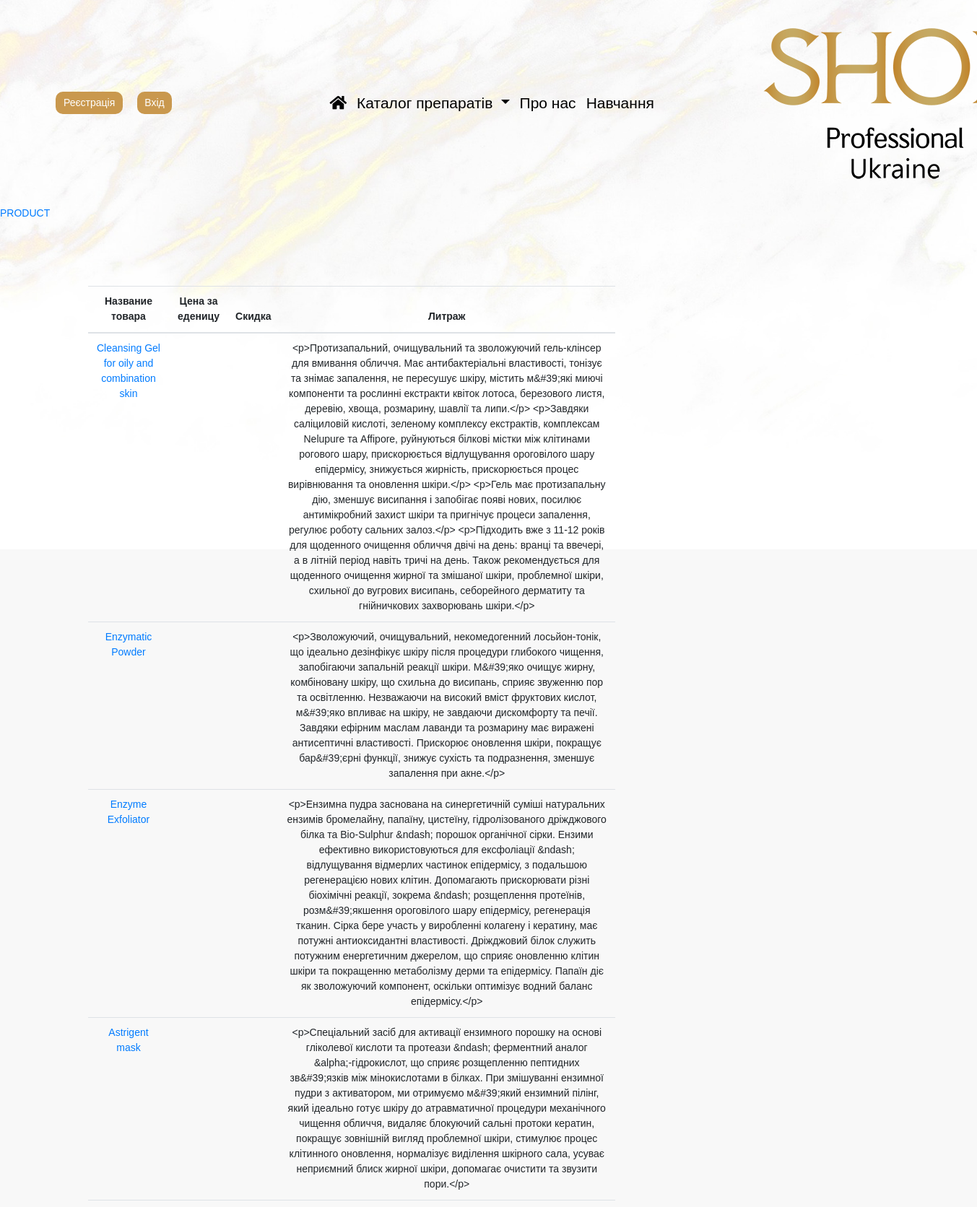
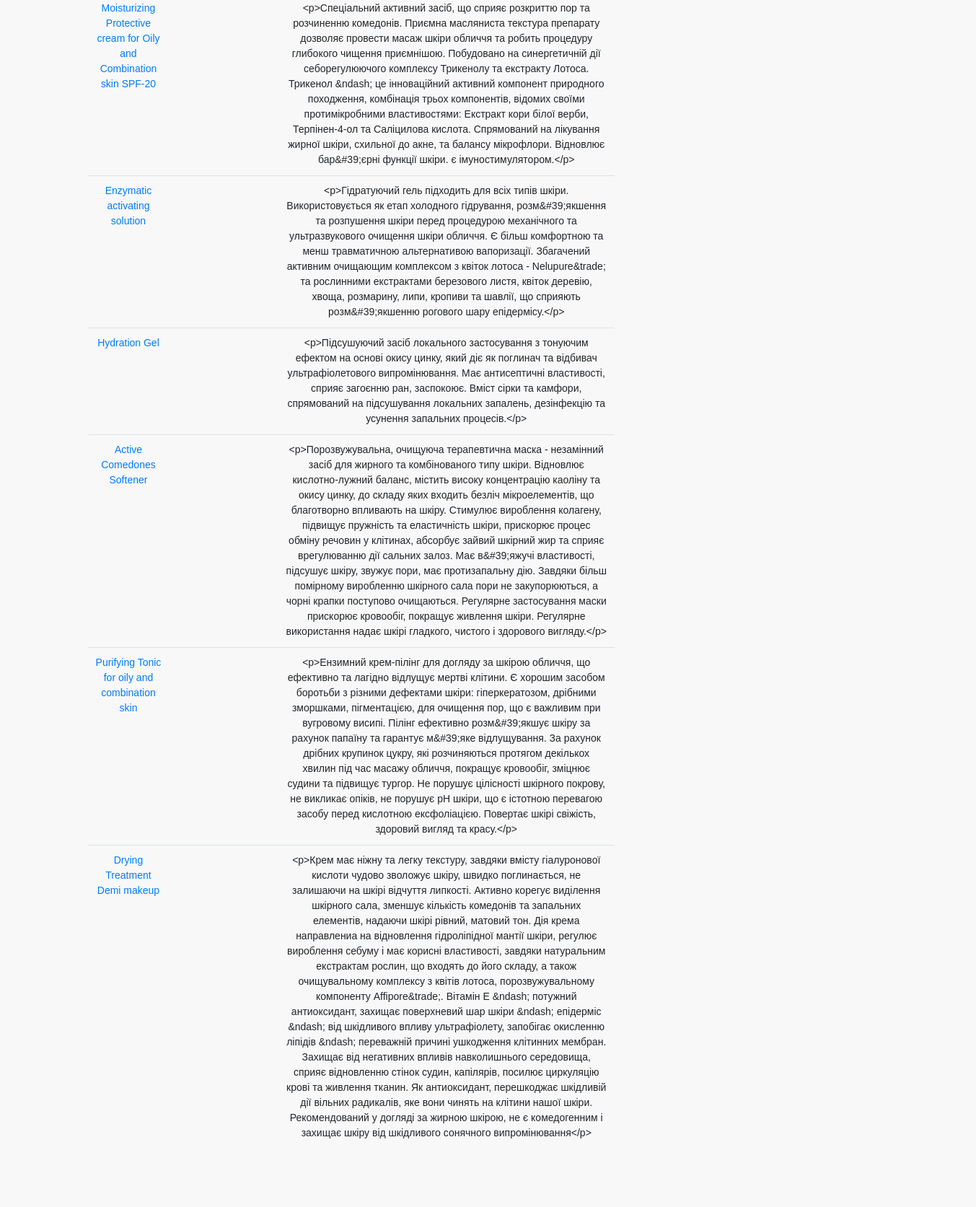
Page /another/crm/product/ (upper part) on the committed database (2 pictures, top to bottom).
### landing/models.py (models this page shows, shortened)
class LogoImage(models.Model):
    image = models.ImageField(upload_to='logo_images/')
    is_active = models.BooleanField(default=True)
    is_main = models.BooleanField(default=False)
    created = models.DateTimeField(auto_now_add=True, auto_now=False)
    updated = models.DateTimeField(auto_now_add=False, auto_now=True)
    class Meta:
        verbose_name = 'LogoPhoto'
        verbose_name_plural = 'LogoPhotos'

### products/models.py (models this page shows, shortened)
class Product(models.Model):
    producer = models.CharField(max_length=64, blank=True, null=True, default='Shor')
    category = models.ForeignKey(ProductCategory, blank=True, null=True, default=None, on_delete=models.CASCADE)
    name = models.CharField(max_length=128, blank=True, null=True, default=None)
    name_pl = models.CharField(max_length=128, blank=True, null=True, default=None)
    slug = models.SlugField(max_length=128, unique=True)
    name_description = models.CharField(max_length=64, blank=True, null=True, default=None)
    description = models.TextField(blank=True, null=True, default=None)
    name_description_1 = models.CharField(max_length=64, blank=True, null=True, default=None)
    description_1 = RichTextField(blank=True, null=True, default=None)
    name_description_2 = models.CharField(max_length=64, blank=True, null=True, default=None)
    description_2 = models.TextField(blank=True, null=True, default=None)
    name_description_3 = models.CharField(max_length=64, blank=True, null=True, default=None)
    description_3 = models.TextField(blank=True, null=True, default=None)
    name_description_4 = models.CharField(max_length=64, blank=True, null=True, default=None)
    description_4 = models.TextField(blank=True, null=True, default=None)
    name_description_5 = models.CharField(max_length=64, blank=True, null=True, default=None)
    description_5 = models.TextField(blank=True, null=True, default=None)
    short_description = models.TextField(blank=True, null=True, default=None)
    is_active = models.BooleanField(default=True)
    created = models.DateTimeField(auto_now_add=True, auto_now=False)
    updated = models.DateTimeField(auto_now_add=False, auto_now=True)
    class Meta:
        verbose_name = 'Product'
        verbose_name_plural = 'Products'

### another/views.py (the view, shortened to what this page needs)
# urls.py: re_path(r'^another/crm/product/$', views.crm_product_item, name='crm_product_item'),
def crm_product_item(request, slug=None):
    products_all = Product.objects.filter(is_active=True)
    return render(request, 'another/crm_product.html', locals())

### shor/current_user.py (called while the page is built)
    def __call__(self, request):
        _user.value = request.user
        return self.get_response(request)

### templates/another/crm_product.html (shortened to what this page needs)
{% extends 'base.html' %}
{% load static %}
{% block content %}
<a href="product/"><div>PRODUCT</div></a>
<div class="section">
    <div class="container">
        <div class="row">
            <div class="col-lg-8 col-lg-offset-2 about-box">
                <table class="table text-center">
                            <thead>
                                <tr>
                                    <th>Название товара</th>
                                    <th>Цена за еденицу</th>
                                    <th>Скидка</th>
                                    <th>Литраж</th>
                                </tr>
                            </thead>
                            <tbody>
                                {% for product in products_all %}
                                    {% include 'another/crm_product_list.html' %}
                                {% endfor %}
                            </tbody>
                        </table>
            </div>
        </div>
    </div>
</div>
{% endblock %}

### templates/navbar_shor.html (shortened to what this page needs)
<div class="row g-0">
    <div class="col-lg-3 nav-login-column">
        <section class="nav-login-section col">
            {% if username %}
            <a href="/profile/"><div class="btn shor-btn shor-color">Профіль</div></a>
            <a href="/logout/"><div class="btn shor-btn shor-color">Вихід ({{ username }})</div></a>
                {% if cosmetolog %}
                <div class="basket-container">
                    <a class="nav-link buy-cart" href="/checkout/">Корзина
                        <i class="fas fa-shopping-cart buy-cart"></i>
                        <span id="basket_total_amount"></span><span id="basket_total_nmb">
                            {% if products_total_nmb %}
                                ({{ products_total_nmb }})
                            {% else %}
                                (0)
                            {% endif %}
                        </span>
                    </a>
                </div>
                {% endif %}
            {% else %}
            <a href="/registration/"><div class="btn shor-btn shor-color">Реєстрація</div></a>
            <a href="/login/"><div class="btn shor-btn shor-color">Вхід</div></a>
            {% endif %}
        </section>
    </div>
    <div class="col-lg-9">
        <nav class="navbar navbar-expand-lg navbar-light navbar-second-block">
            <div class="row">
                <div class="col-lg-8 nav-block-shor-link">
                    <div class="collapse navbar-collapse" id="navbarSupportedContent">
                        <ul class="navbar-nav mr-auto navbar-nav-shor">
                            <li class="nav-item active">
                                <a class="nav-link" href="/" title="Головна сторінка"><i class="fas fa-home"></i></a>
                            </li>
                            {% include 'navbar_dropdown_product_lines.html' %}
                            <li class="nav-item">
                                <a class="nav-link" href="/about/">Про нас</a>
                            </li>
                            <li class="nav-item">
                                <a class="nav-link" href="/training/">Навчання</a>
                            </li>
                        </ul>
                    </div>
                </div>
                <div class="col-lg-4 nav-brand-block">
                    <a class="navbar-brand navbar-brand-shor" href="/">
                        <img src="{{ logo_images.image.url }}" alt="shor, израильская косметика, омоложение">
                    </a>
                </div>
            </div>
        </nav>
    </div>
</div>

### templates/another/crm_product_list.html (shortened to what this page needs)
<tr>
    <td>
        <a class="" href="{% url 'crm_product_item' product.slug %}">
            <span class="product-price">
                {{product.name}}
            </span>
        </a>
    </td>
    <td>
    </td>
    <td>
    </td>
    <td>
        <span class="total-product-in-basket-amount">
            {{ product.description_1 }}
        </span>
    </td>
</tr>

### static/static_dev/css/style.css (style rules this page uses)
html, body { height: 100%; max-height: 100%; font-family: Verdana, Geneva, sans-serif; background-color: #f8f8f8; font-size: 14px; }
.shor-color { background-color: #C9984E; border-style: solid; border-width: 0 0 0 0; border-color:#C9984E; }
.shor-btn { border-radius: 10px; color: white; margin: 10px; }
.section { padding: 50px 0; }
.navbar-second-block { display: block; }
.nav-brand-block { max-width:23%; }
.navbar-brand-shor { width: 100%; height: auto; }
.nav-block-shor-link { align-items: center; display: flex; }
.nav-login-column { display: flex; }
.nav-login-section { display: flex; flex-direction: row; justify-content: center; align-items: center; }
.fa-home:before { content: "\f015"; }
.navbar-nav-shor { font-family: "Assistant", Sans-serif; font-size: 21px; font-weight: 400; margin: auto; }
.nav-link { color: black!Important; }

### rows in the picture
LogoImage: image (picture)
Product: name "Cleansing Gel for oily and combination skin", description_1 "<p>Протизапальний, очищувальний та зволожуючий гель-клінсер для вмивання обличчя. Має антибактеріальні властивості, тонізує та знімає запалення, не пересушує шкіру, містить м&#39;які миючі компоненти та рослинні екстракти квіток лотоса, березового листя, деревію, хвоща, розмарину, шавлії та липи.</p> <p>Завдяки саліциловій кислоті, зеленому комплексу екстрактів, комплексам Nelupure та Affipore, руйнуються білкові містки між клітинами рогового шару, прискорюється відлущування ороговілого шару епідермісу, знижується жирність, прискорюється процес вирівнювання та оновлення шкіри.</p> <p>Гель має протизапальну дію, зменшує висипання і запобігає появі нових, посилює антимікробний захист шкіри та…"
Product: name "Enzymatic Powder", description_1 "<p>Зволожуючий, очищувальний, некомедогенний лосьйон-тонік, що ідеально дезінфікує шкіру після процедури глибокого чищення, запобігаючи запальній реакції шкіри. М&#39;яко очищує жирну, комбіновану шкіру, що схильна до висипань, сприяє звуженню пор та освітленню. Незважаючи на високий вміст фруктових кислот, м&#39;яко впливає на шкіру, не завдаючи дискомфорту та печії. Завдяки ефірним маслам лаванди та розмарину має виражені антисептичні властивості. Прискорює оновлення шкіри, покращує бар&#39;єрні функції, знижує сухість та подразнення, зменшує запалення при акне.</p>"
Product: name "Enzyme Exfoliator", description_1 "<p>Ензимна пудра заснована на синергетичній суміші натуральних ензимів бромелайну, папаїну, цистеїну, гідролізованого дріжджового білка та Bio-Sulphur &ndash; порошок органічної сірки. Ензими ефективно використовуються для ексфоліації &ndash; відлущування відмерлих частинок епідермісу, з подальшою регенерацією нових клітин. Допомагають прискорювати різні біохімічні реакції, зокрема &ndash; розщеплення протеїнів, розм&#39;якшення ороговілого шару епідермісу, регенерація тканин. Сірка бере участь у виробленні колагену і кератину, має потужні антиоксидантні властивості. Дріжджовий білок служить потужним енергетичним джерелом, що сприяє оновленню клітин шкіри та покращенню метаболізму дерми та…"
Product: name "Astrigent mask", description_1 "<p>Спеціальний засіб для активації ензимного порошку на основі гліколевої кислоти та протеази &ndash; ферментний аналог &alpha;-гідрокислот, що сприяє розщепленню пептидних зв&#39;язків між мінокислотами в білках. При змішуванні ензимної пудри з активатором, ми отримуємо м&#39;який ензимний пілінг, який ідеально готує шкіру до атравматичної процедури механічного чищення обличчя, видаляє блокуючий сальні протоки кератин, покращує зовнішній вигляд проблемної шкіри, стимулює процес клітинного оновлення, нормалізує виділення шкірного сала, усуває неприємний блиск жирної шкіри, допомагає очистити та звузити пори.</p>"
Product: name "Moisturizing Protective cream for Oily and Combination skin SPF-20", description_1 "<p>Спеціальний активний засіб, що сприяє розкриттю пор та розчиненню комедонів. Приємна масляниста текстура препарату дозволяє провести масаж шкіри обличчя та робить процедуру глибокого чищення приємнішою. Побудовано на синергетичній дії себорегулюючого комплексу Трикенолу та екстракту Лотоса. Трикенол &ndash; це інноваційний активний компонент природного походження, комбінація трьох компонентів, відомих своїми протимікробними властивостями: Екстракт кори білої верби, Терпінен-4-ол та Саліцилова кислота. Спрямований на лікування жирної шкіри, схильної до акне, та балансу мікрофлори. Відновлює бар&#39;єрні функції шкіри. є імуностимулятором.</p>"
Product: name "Enzymatic activating solution", description_1 "<p>Гідратуючий гель підходить для всіх типів шкіри. Використовується як етап холодного гідрування, розм&#39;якшення та розпушення шкіри перед процедурою механічного та ультразвукового очищення шкіри обличчя. Є більш комфортною та менш травматичною альтернативою вапоризації. Збагачений активним очищающим комплексом з квіток лотоса - Nelupure&trade; та рослинними екстрактами березового листя, квіток деревію, хвоща, розмарину, липи, кропиви та шавлії, що сприяють розм&#39;якшенню рогового шару епідермісу.</p>"
Product: name "Hydration Gel", description_1 "<p>Підсушуючий засіб локального застосування з тонуючим ефектом на основі окису цинку, який діє як поглинач та відбивач ультрафіолетового випромінювання. Має антисептичні властивості, сприяє загоєнню ран, заспокоює. Вміст сірки та камфори, спрямований на підсушування локальних запалень, дезінфекцію та усунення запальних процесів.</p>"
Product: name "Active Comedones Softener", description_1 "<p>Порозвужувальна, очищуюча терапевтична маска - незамінний засіб для жирного та комбінованого типу шкіри. Відновлює кислотно-лужний баланс, містить високу концентрацію каоліну та окису цинку, до складу яких входить безліч мікроелементів, що благотворно впливають на шкіру. Стимулює вироблення колагену, підвищує пружність та еластичність шкіри, прискорює процес обміну речовин у клітинах, абсорбує зайвий шкірний жир та сприяє врегулюванню дії сальних залоз. Має в&#39;яжучі властивості, підсушує шкіру, звужує пори, має протизапальну дію. Завдяки більш помірному виробленню шкірного сала пори не закупорюються, а чорні крапки поступово очищаються. Регулярне застосування маски прискорює…"
Product: name "Purifying Tonic for oily and combination skin", description_1 "<p>Ензимний крем-пілінг для догляду за шкірою обличчя, що ефективно та лагідно відлущує мертві клітини. Є хорошим засобом боротьби з різними дефектами шкіри: гіперкератозом, дрібними зморшками, пігментацією, для очищення пор, що є важливим при вугровому висипі. Пілінг ефективно розм&#39;якшує шкіру за рахунок папаїну та гарантує м&#39;яке відлущування. За рахунок дрібних крупинок цукру, які розчиняються протягом декількох хвилин під час масажу обличчя, покращує кровообіг, зміцнює судини та підвищує тургор. Не порушує цілісності шкірного покрову, не викликає опіків, не порушує рН шкіри, що є істотною перевагою засобу перед кислотною ексфоліацією. Повертає шкірі свіжість, здоровий вигляд та…"
Product: name "Drying Treatment Demi makeup", description_1 "<p>Крем має ніжну та легку текстуру, завдяки вмісту гіалуронової кислоти чудово зволожує шкіру, швидко поглинається, не залишаючи на шкірі відчуття липкості. Активно корегує виділення шкірного сала, зменшує кількість комедонів та запальних елементів, надаючи шкірі рівний, матовий тон. Дія крема направлениа на відновлення гідроліпідної мантії шкіри, регулює вироблення себуму і має корисні властивості, завдяки натуральним екстрактам рослин, що входять до його складу, а також очищувальному комплексу з квітів лотоса, порозвужувальному компоненту Affipore&trade;. Вітамін Е &ndash; потужний антиоксидант, захищає поверхневий шар шкіри &ndash; епідерміс &ndash; від шкідливого впливу ультрафіолету,…"
